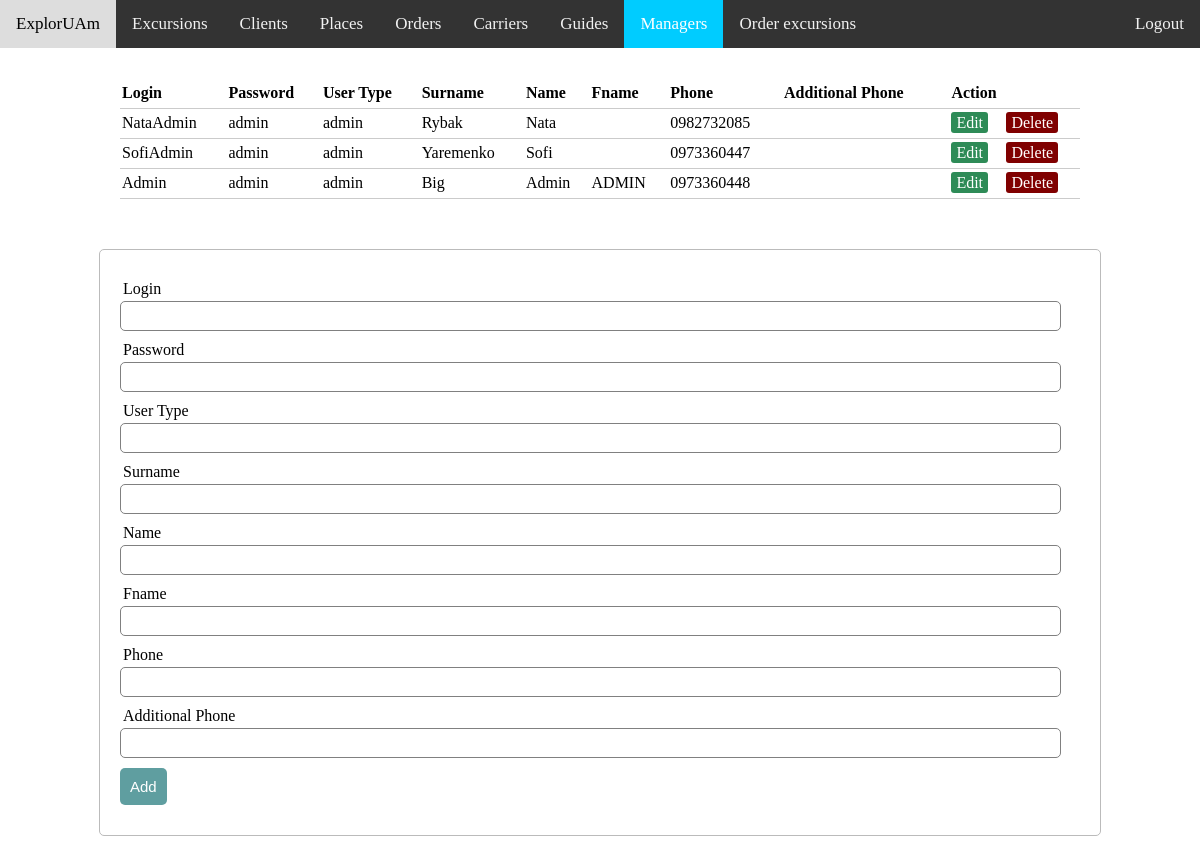
The app's page /admin_view/managers.php with its own data.
### tables this page shows
CREATE TABLE IF NOT EXISTS `managers` (
  `id_manager` int(11) NOT NULL AUTO_INCREMENT,
  `manag_login` varchar(32) NOT NULL,
  `manag_password` varchar(32) NOT NULL,
  `m_usertype` varchar(5) NOT NULL,
  `manag_surname` varchar(30) NOT NULL,
  `manag_name` varchar(30) NOT NULL,
  `manag_fname` varchar(30) DEFAULT NULL,
  `manag_phone` char(10) NOT NULL,
  `m_anoth_phone` char(10) DEFAULT NULL,
  PRIMARY KEY (`id_manager`)
);

### admin_view/server.php (called while the page is built, shortened)
<?php
	$update = false;
	$manag_login= "";
	$manag_password= "";
	$m_usertype = "";
	$manag_surname= "";
	$manag_name= "";
	$manag_fname= "";
	$manag_phone= "";
	$m_anoth_phone= "";
?>

### admin_view/managers.php (the view, shortened to what this page needs)
<?php  include('server.php');
?>
<html>
<head>
<link rel="stylesheet" href="adminstyle.css">
</head>
<body>
<div class="topnav"><a class="hover">ExplorUAm</a>
  <a href="excursions.php">Excursions</a>
  <a href="clients.php">Clients</a>
  <a href="places.php">Places</a>
  <a href="orders.php">Orders</a>
  <a href="carriers.php">Carriers</a>
  <a href="guides.php">Guides</a>
  <a class="active" href="managers.php">Managers</a>
  <a href="order_excursions.php">Order excursions</a>
  <a href="../main.php" style="float:right"> Logout </a>
</div>
<?php $results = mysqli_query($db, "SELECT * FROM managers"); ?>
<table>
  <thead>
    <tr>
      <th>Login</th>
      <th>Password</th>
      <th>User Type</th>
      <th>Surname</th>
      <th>Name</th>
      <th>Fname</th>
      <th>Phone</th>
      <th>Additional Phone</th>
      <th colspan="2">Action</th>
    </tr>
  </thead>
  <?php while ($row = mysqli_fetch_array($results)) { ?>
    <tr>
      <td><?php echo $row['manag_login']; ?></td>
      <td><?php echo $row['manag_password']; ?></td>
      <td><?php echo $row['m_usertype']; ?></td>
      <td><?php echo $row['manag_surname']; ?></td>
      <td><?php echo $row['manag_name']; ?></td>
      <td><?php echo $row['manag_fname']; ?></td>
      <td><?php echo $row['manag_phone']; ?></td>
      <td><?php echo $row['m_anoth_phone']; ?></td>
      <td>
        <a href="managers.php?edit_manag=<?php echo $row['id_manager']; ?>" class="edit_btn" >Edit</a>
      </td>
      <td>
        <a href="server.php?del_manag=<?php echo $row['id_manager']; ?>" class="del_btn">Delete</a>
      </td>
    </tr>
  <?php } ?>
</table>
  <form method="post" action="server.php" >
    <div class="input-group">
      <label>Login</label>
      <input type="text" name="login" value="<?php echo $manag_login; ?>">
    </div>
    <div class="input-group">
      <label>Password</label>
      <input type="text" name="password" value="<?php echo $manag_password; ?>">
    </div>
    <div class="input-group">
      <label>User Type</label>
      <input type="text" name="usertype"value="<?php echo $m_usertype; ?>">
    </div>
    <div class="input-group">
      <label>Surname</label>
      <input type="text" name="surname"value="<?php echo $manag_surname; ?>">
    </div>
    <div class="input-group">
      <label>Name</label>
      <input type="text" name="name" value="<?php echo $manag_name; ?>">
    </div>
    <div class="input-group">
      <label>Fname</label>
      <input type="text" name="fname" value="<?php echo $manag_fname; ?>">
    </div>
    <div class="input-group">
      <label>Phone</label>
      <input type="text" name="phone" value="<?php echo $manag_phone; ?>">
    </div>
    <div class="input-group">
      <label>Additional Phone</label>
      <input type="text" name="anoth_phone" value="<?php echo $m_anoth_phone; ?>">
    </div>
    <div class="input-group">
      <?php if ($update == true): ?>
      <button class="btn" type="submit" name="update_manag" style="background: #ddd;" >Update</button>
      <?php else: ?>
      <button class="btn" type="submit" name="save_manag" >Add</button>
      <?php endif ?>
    </div>
  </form>
</body>
</html>

### admin_view/adminstyle.css (style rules this page uses)
body { margin: 0; }
.topnav { overflow: hidden; background-color: #333; }
.topnav a { float: left; color: #f2f2f2; text-align: center; padding: 14px 16px; text-decoration: none; font-size: 17px; }
.topnav a.hover { background-color: #ddd; color: black; }
.topnav a.active { background-color: #00CCFF; color: white; }
table { width: 80%; margin: 30px auto; border-collapse: collapse; text-align: left; }
tr { border-bottom: 1px solid #cbcbcb; }
th, td { border: none; height: 30px; padding: 2px; }
form { width: 80%; margin: 50px auto; text-align: left; padding: 20px; border: 1px solid #bbbbbb; border-radius: 5px; }
.input-group { margin: 10px 0px 10px 0px; }
.input-group label { display: block; text-align: left; margin: 3px; }
.input-group input { height: 30px; width: 98%; padding: 5px 10px; font-size: 16px; border-radius: 5px; border: 1px solid gray; }
.btn { padding: 10px; font-size: 15px; color: white; background: #5F9EA0; border: none; border-radius: 5px; }
.edit_btn { text-decoration: none; padding: 2px 5px; background: #2E8B57; color: white; border-radius: 3px; }
.del_btn { text-decoration: none; padding: 2px 5px; color: white; border-radius: 3px; background: #800000; }

### records on screen
managers: manag_login "NataAdmin", manag_password "admin", m_usertype "admin", manag_surname "Rybak", manag_name "Nata", manag_phone "0982732085"
managers: manag_login "SofiAdmin", manag_password "admin", m_usertype "admin", manag_surname "Yaremenko", manag_name "Sofi", manag_phone "0973360447"
managers: manag_login "Admin", manag_password "admin", m_usertype "admin", manag_surname "Big", manag_name "Admin", manag_fname "ADMIN", manag_phone "0973360448"
